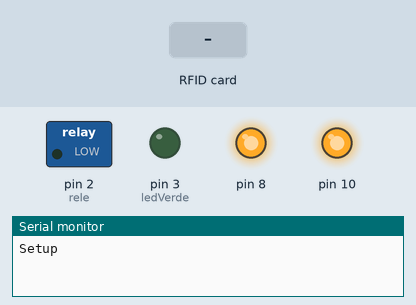
Simulated run of this sketch. Board: Arduino Uno, built with avr-gcc and run on an emulated ATmega328P. Shown: switched loads named in the sketch (green lamp = pin HIGH), output pins drawn as LEDs (lit = HIGH), the last lines printed to the serial monitor. The inputs (shaded band) are chosen by the test bench. Pins used as bus, display or sensor lines are not drawn.

Above: at 1.2 s.
1.3 s: RFID card 69 F1 9B 99 9A held to the reader
At 2.2 s:
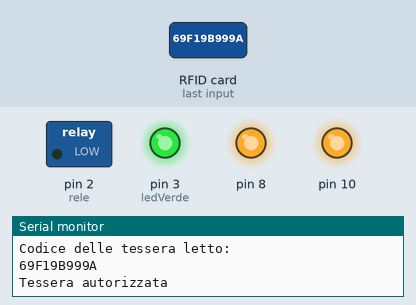
At 3.7 s:
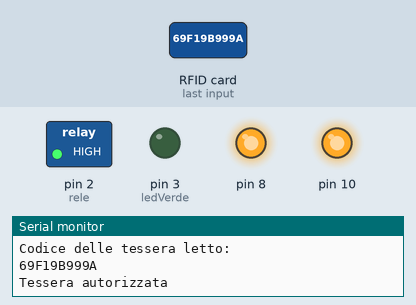
4.3 s: RFID card 5E 7A 19 C4 held to the reader
Timing chart, 0 to 7.3 s (numbered marks = the images above; inputs shaded):
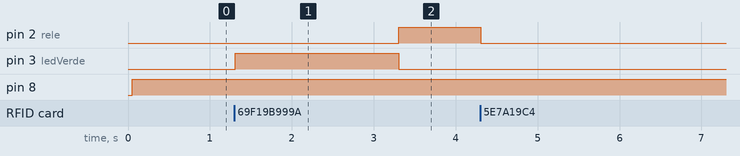

Measured:
- after the input at 1.3 s, pin 2 (rele): LOW → HIGH after 2.0 s; pin 3 (ledVerde): LOW → HIGH at once, → LOW 2.0 s later

The sketch:

arduino_rfid_apriporta.ino
```cpp
/*
Con questo sketch è possibile fare accendere un led o commutare un relè
al passaggio di una tessera magnetica sul lettore RFID.
Se la tessera viene riconosciuta si accende un led verde e commuta il relè,
altrimenti un led rosso per indicarci l`inaccessibilità.

PINOUT:

RC522 MODULO    Uno/Nano
SDA             D53
SCK             D52
MOSI            D51
MISO            D50
IRQ             N/A
GND             GND
RST             D5
3.3V            3.3V

led verde al Pin 3
Led rosso al Pin 4
Relè al Pin 2
*/

#include <SPI.h>
#include <RFID.h>
/* Vengono definiti PIN del RFID reader*/
#define SDA_DIO 53  // Pin 53 per Arduino Mega
#define RESET_DIO 5
#define delayRead 1000 // Tempo
#define delayLed 2000
#define ledVerde 3
#define ledRosso 13
#define rele 2
/* Viene creata una istanza della RFID libreria */
RFID RC522(SDA_DIO, RESET_DIO);
  // inserire tutti i codici esadecimali delle schede magnetiche riconosciute
String codiceAutorizzato1 = "69F19B999A";
String codiceAutorizzato2 = "8842250FE";
String codiceAutorizzato3 = "ESEMPIO480";

void setup()
{
  Serial.begin(9600);
  /* Abilita SPI*/
  SPI.begin();
  /* Viene inizilizzato RFID reader */
  RC522.init();
  Serial.println("Setup");
  pinMode(ledVerde,OUTPUT);
  pinMode(ledRosso,OUTPUT);
  pinMode(rele,OUTPUT);
  pinMode(8, OUTPUT);
}

void loop()
{
  digitalWrite(8, HIGH);
  /* Temporary loop counter */
  byte i;
  // Se viene letta una tessera
  if (RC522.isCard())
  {
    // Viene letto il suo codice
    RC522.readCardSerial();
    String codiceLetto ="";
    Serial.println("Codice delle tessera letto:");

    // Viene caricato il codice della tessera, all'interno di una Stringa
    for(i = 0; i <= 4; i++)
    {
      codiceLetto+= String (RC522.serNum[i],HEX);
      codiceLetto.toUpperCase();
    }
    Serial.println(codiceLetto);
    if(verificaCodice(codiceLetto,codiceAutorizzato1)||verificaCodice(codiceLetto,codiceAutorizzato2)
    ||verificaCodice(codiceLetto,codiceAutorizzato3)){
      Serial.println("Tessera autorizzata");
      accendiLed(ledVerde);
      digitalWrite (rele, HIGH);
      delay (1000);     // Tempo relè in stato ON
      digitalWrite (rele, LOW);
    }else{
      Serial.println("Tessera non autorizzata");
      accendiLed(ledRosso);
    }
  delay(delayRead);
  }
}
// Questa funzione verifica se il codice Letto è autorizzato
boolean verificaCodice(String codiceLetto, String codiceAutorizzato){
  if(codiceLetto.equals(codiceAutorizzato)){
    return true;
  }else{
    return false;
  }
}
// Questa funzione permette di accendere un LED per un determinato periodo
void accendiLed(int ledPin){
  digitalWrite(ledPin,HIGH);
  delay(delayLed);
  digitalWrite(ledPin,LOW);
}
```
